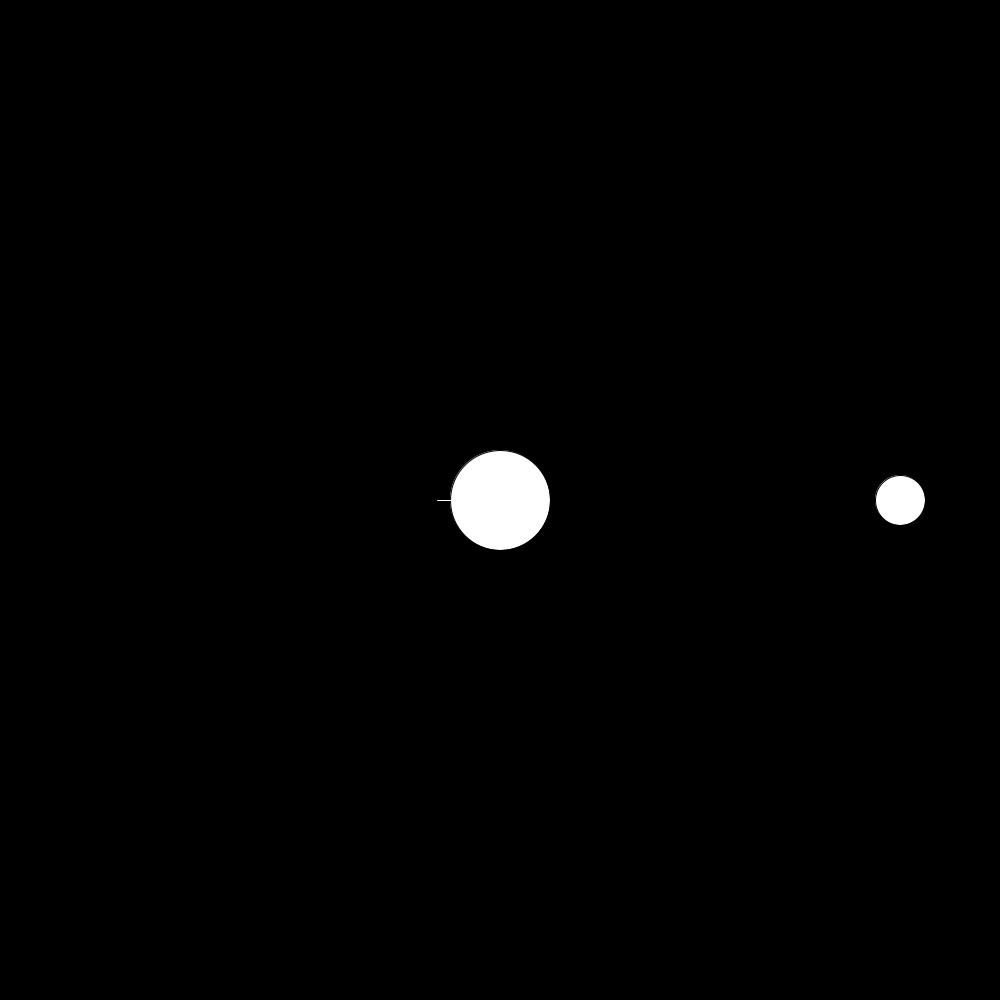
Frame 1 (no input)
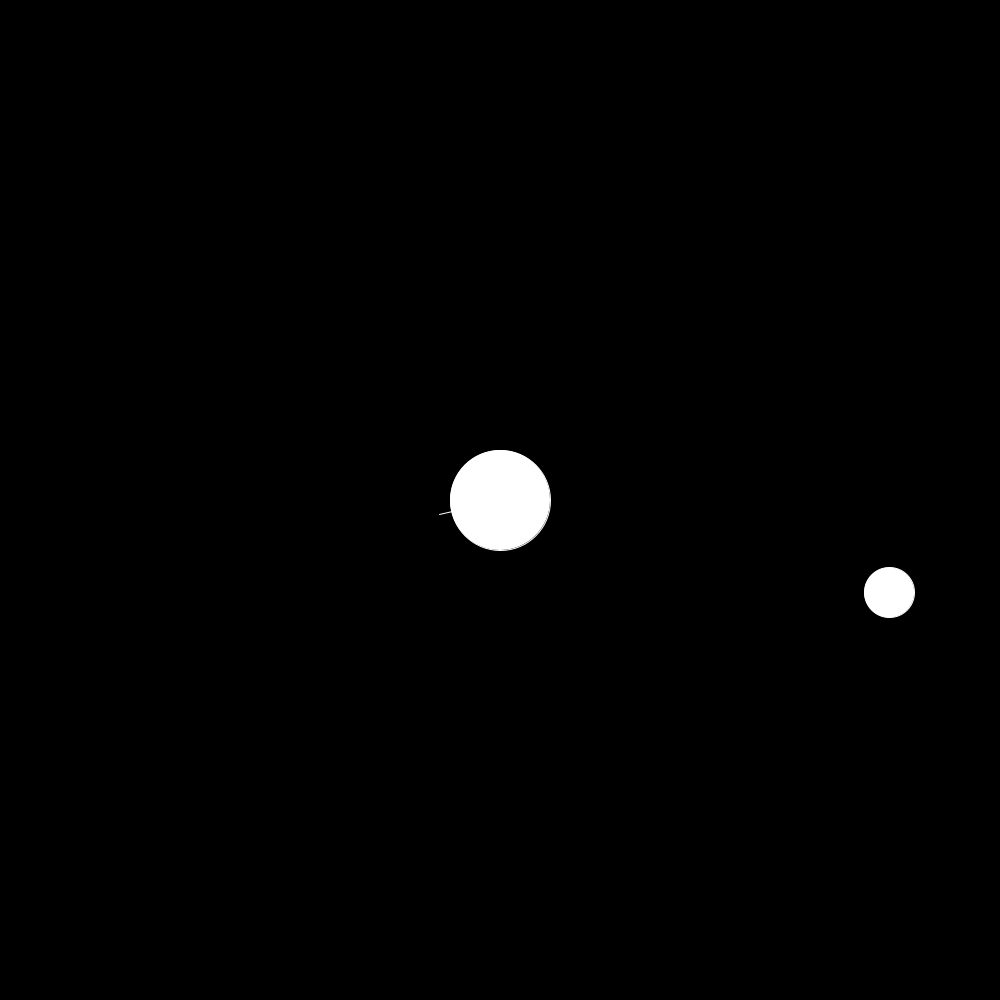
Frame 60 (the mouse pressed at the canvas centre just before this capture)
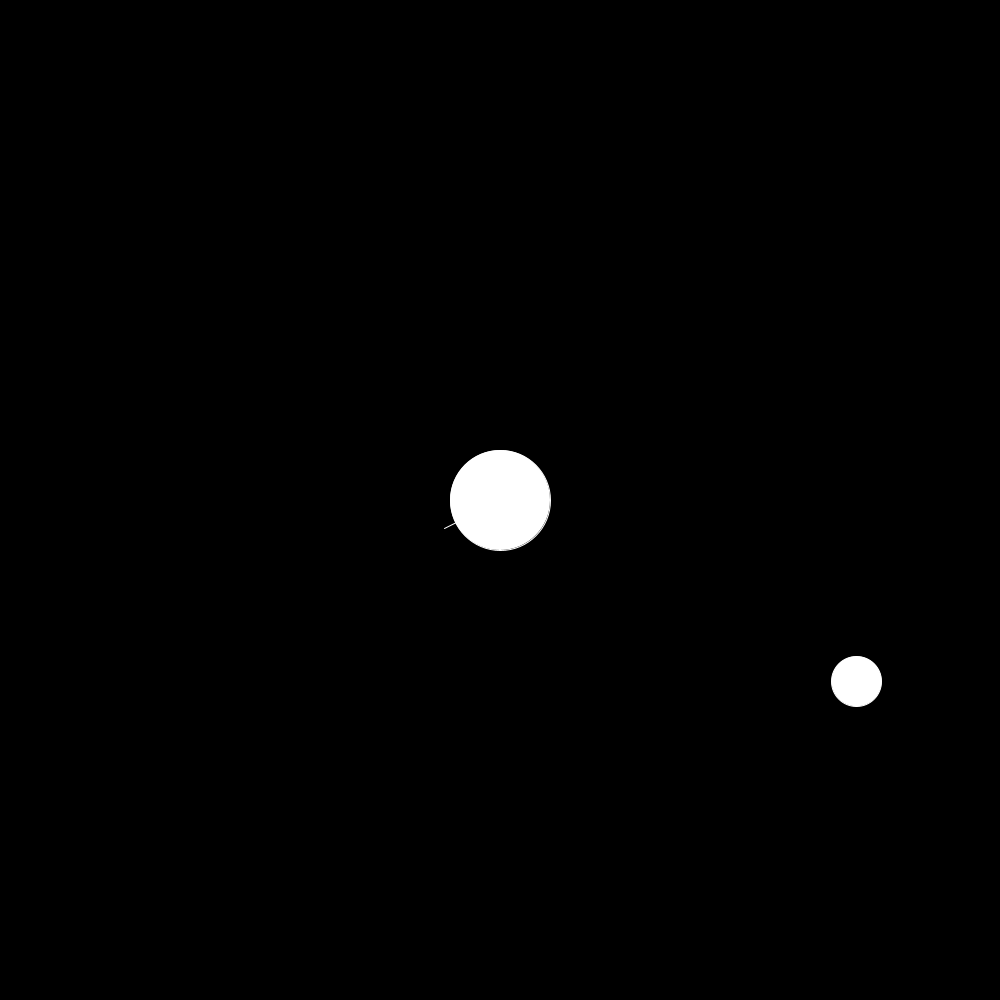
Frame 120 (the mouse held since frame 60 and released just before this capture)

The Processing sketch that drew these frames (run headless with seeded random() and noise(); from frame 60 on, the mouse is pressed at the canvas centre):

// Processing sketch: Lagrange_Point
// ── Lagrange_Point.pde
Planet Sun;
Planet Earth;

void setup() {
  size(1000, 1000);
  Sun = new Planet(1000, 50, 0);
  Earth = new Planet(10, 25, 400);
}

void draw() {
  background(0);
  fill(255);
  translate(width / 2, height / 2);
  Sun.show();
  Earth.show();
  Earth.calcForce(Sun);
  Earth.calcOmega();
  Earth.move();
}

// ── Planet.pde
class Planet {
  float m;
  float r;
  float R;
  float omega;
  float theta;
  PVector Force;
  PVector pos;
  
  Planet(float mass, float radius, float dis) {
    m = mass;
    r = radius;
    R = dis;
    omega = 0;
    theta = 0;
  }
  
  void DrawVector(PVector v) {
    stroke(255);
    line(0, 0, v.x, v.y);
  }
  
  void calcForce(Planet sun) {
    float data = sun.m * m / (R * R);
    Force = new PVector(-data * cos(theta), data * sin(theta));
    PVector v = new PVector();
    PVector.mult(Force, 1000, v);
    DrawVector(v);
    println(Force);
  }
  
  void calcOmega() {
    omega = sqrt(Force.mag() / (m * R));
    //println(omega);
  }
  
  void move() {
    theta += omega;
  }
  
  void show() {
     ellipse(R * cos(theta), R * sin(theta), r * 2, r * 2);
     pos = new PVector(R * cos(theta), R * sin(theta));
  }
}
